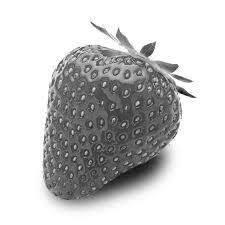
#> input picture examples/sequence/Strawberry19_1.jpg, 225 x 225 px; its folder holds 4 pictures in this run
$ python shift_sequence.py
#> lines starting #> are read from the running program, lines starting #| are printed output that depends on the picture
"""
shift_sequence.py

Shift the subject (e.g. the strawberry) N pixels to the right in an image
sequence, in place, for every frame from --start_index onward.

Reuses the same image I/O conventions as test_pasd_NVDIA.py:
  - PIL.Image.open(...) to load images
  - glob + os.path to discover and name files
  - argparse for the CLI, following the same --image_path / --output style
  - cv2/numpy for the actual pixel-level array manipulation

(test_pasd_NVDIA.py itself has no generic "shift/translate" helper to import
directly -- its functions are all tightly coupled to the PASD diffusion
pipeline -- so this script mirrors its I/O and CLI conventions rather than
importing from it.)

Usage:
    python shift_sequence.py --image_path examples/sequence --shift 15 --start_index 2
"""

import os
import re
import glob
import argparse

import cv2
import numpy as np
from PIL import Image


def shift_right(image: Image.Image, shift_px: int) -> Image.Image:
    """Translate image content `shift_px` pixels to the right (negative
    values shift left). The strip exposed on the leading edge is filled
    with the image's own background color, sampled from its top-left
    corner pixel, so the fill blends with the source image.
    """
    arr = np.array(image)
    fill_value = arr[0, 0].copy()

    shifted = np.empty_like(arr)
    width = arr.shape[1]

    if shift_px > 0:
        s = min(shift_px, width)
        shifted[:, :s] = fill_value
        if s < width:
            shifted[:, s:] = arr[:, : width - s]
    elif shift_px < 0:
        s = min(-shift_px, width)
        shifted[:, width - s:] = fill_value
        if s < width:
            shifted[:, : width - s] = arr[:, s:]
    else:
        shifted[:] = arr

    return Image.fromarray(shifted)


def find_sequence_images(folder, start_index=2):
    """Find files named like '<name>_<index>.<ext>' in `folder` whose
    trailing index is >= start_index. Returns a list of (path, index)
    sorted by index.
    """
    pattern = re.compile(r'^(?P<stem>.+)_(?P<idx>\d+)$')
    matches = []
    for path in glob.glob(os.path.join(folder, '*.*')):
        stem, _ext = os.path.splitext(os.path.basename(path))
        m = pattern.match(stem)
        if m and int(m.group('idx')) >= start_index:
            matches.append((path, int(m.group('idx'))))
    matches.sort(key=lambda x: x[1])
    return matches


def find_reference_image(folder, ref_index):
    """Find the file named '<name>_<ref_index>.<ext>' in `folder` (the
    unshifted anchor frame that every later frame is derived from).
    """
    pattern = re.compile(r'^(?P<stem>.+)_(?P<idx>\d+)$')
    for path in glob.glob(os.path.join(folder, '*.*')):
        stem, _ext = os.path.splitext(os.path.basename(path))
        m = pattern.match(stem)
        if m and int(m.group('idx')) == ref_index:
            return path
    return None


def main(args):
    targets = find_sequence_images(args.image_path, args.start_index)
    if not targets:
        print(f'No images matching "*_<index>.*" with index >= {args.start_index} '
              f'found in {args.image_path}')
        return

    if args.cumulative:
        # Each frame's shift is measured from a fixed, unshifted reference
        # frame (by default the frame right before --start_index), so
        # frame N is shifted by args.shift * (N - reference_index) pixels.
        # This makes the script safe to re-run: it always derives frames
        # from the untouched reference rather than re-shifting output.
        ref_index = args.reference_index if args.reference_index is not None else args.start_index - 1
        ref_path = find_reference_image(args.image_path, ref_index)
        if ref_path is None:
            print(f'Could not find a reference frame with index {ref_index} in '
                  f'{args.image_path} (needed for --cumulative). Pass --reference_index '
                  'to point at a different unshifted frame, or use --no-cumulative.')
            return
        reference_image = Image.open(ref_path)
#> reference_image is the input picture: PIL image 225x225 L; min 0, max 255, mean 200.8
        print(f'using {os.path.basename(ref_path)} (frame {ref_index}) as the unshifted reference')

        for path, idx in targets:
            total_shift = args.shift * (idx - ref_index)
            shifted = shift_right(reference_image, total_shift)

            if path.lower().endswith(('.jpg', '.jpeg')):
                shifted.save(path, quality=95)
            else:
                shifted.save(path)

            print(f'{os.path.basename(path)} (frame {idx}) <- reference shifted by {total_shift}px -> saved in place')
#> this loop made 2 passes
#> fill_value in shift_right on passes 1 to 2: 255, 255
#> pass 1, in main, `shifted = shift_right(reference_image, total_shift)`:
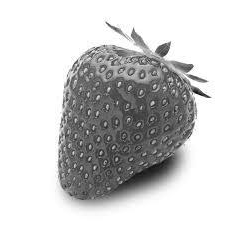
#> shifted: PIL image 225x225 L; min 0, max 255, mean 200.8
#> pass 2, in main, `shifted = shift_right(reference_image, total_shift)`:
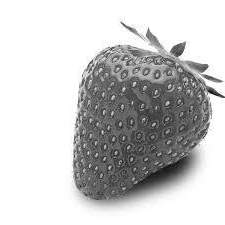
#> shifted: PIL image 225x225 L; min 0, max 255, mean 200.8
    else:
        # Flat mode: shift every target frame by the same fixed amount,
        # each measured from its own current content.
        for path, idx in targets:
            image = Image.open(path)
            shifted = shift_right(image, args.shift)

            if path.lower().endswith(('.jpg', '.jpeg')):
                shifted.save(path, quality=95)
            else:
                shifted.save(path)

            print(f'shifted {os.path.basename(path)} (frame {idx}) by {args.shift}px -> saved in place')


if __name__ == "__main__":
    parser = argparse.ArgumentParser()
    parser.add_argument("--image_path", type=str, default="examples/sequence",
                         help="folder containing the image sequence")
    parser.add_argument("--shift", type=int, default=15,
                         help="pixels to shift right (use a negative value to shift left)")
    parser.add_argument("--start_index", type=int, default=2,
                         help="only shift files whose trailing _<index> is >= this value")
    parser.add_argument("--cumulative", dest="cumulative", action="store_true", default=True,
                         help="frame N is shifted by --shift * (N - reference_index) pixels, "
                              "derived from a fixed unshifted reference frame (default: on)")
    parser.add_argument("--no-cumulative", dest="cumulative", action="store_false",
                         help="shift every target frame by the same flat amount instead")
    parser.add_argument("--reference_index", type=int, default=None,
                         help="index of the unshifted anchor frame for --cumulative "
                              "(default: start_index - 1)")
    args = parser.parse_args()
    main(args)
